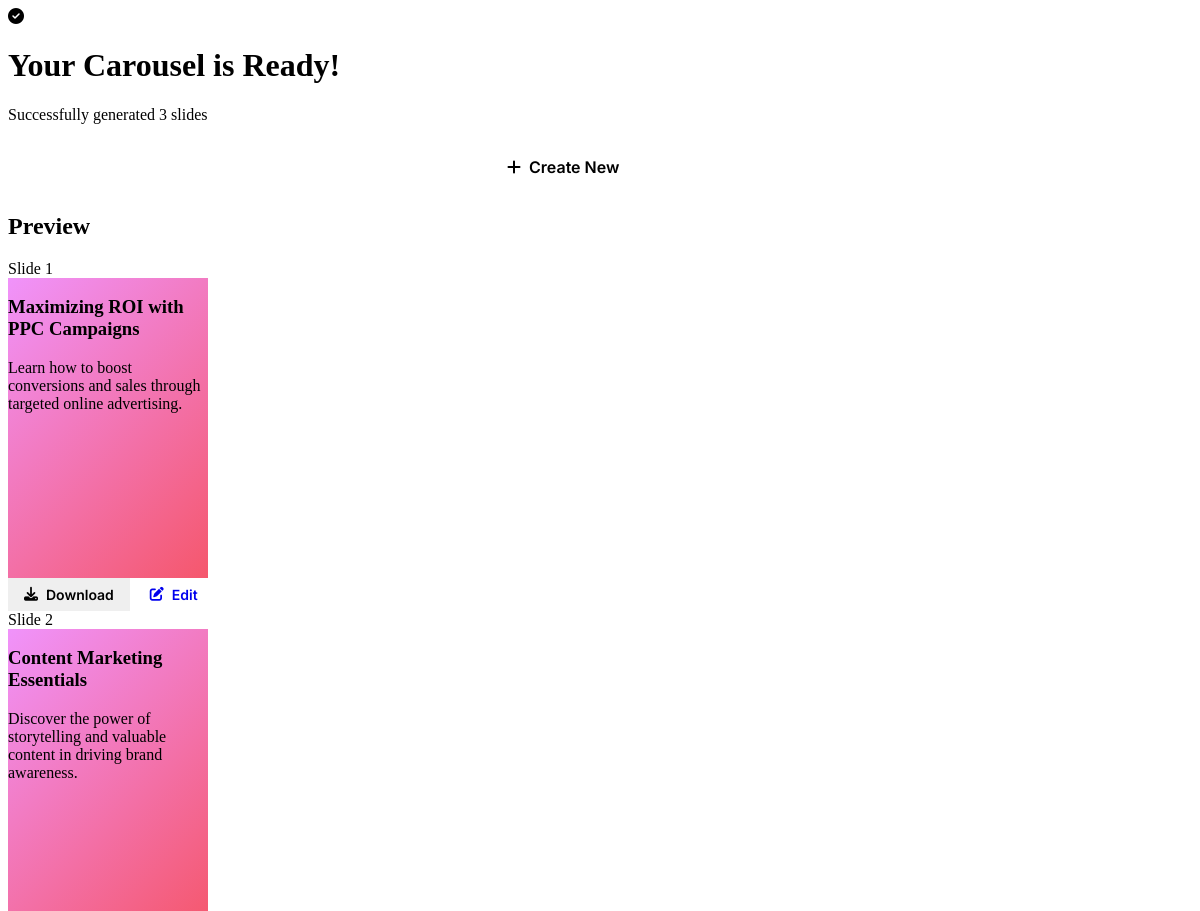
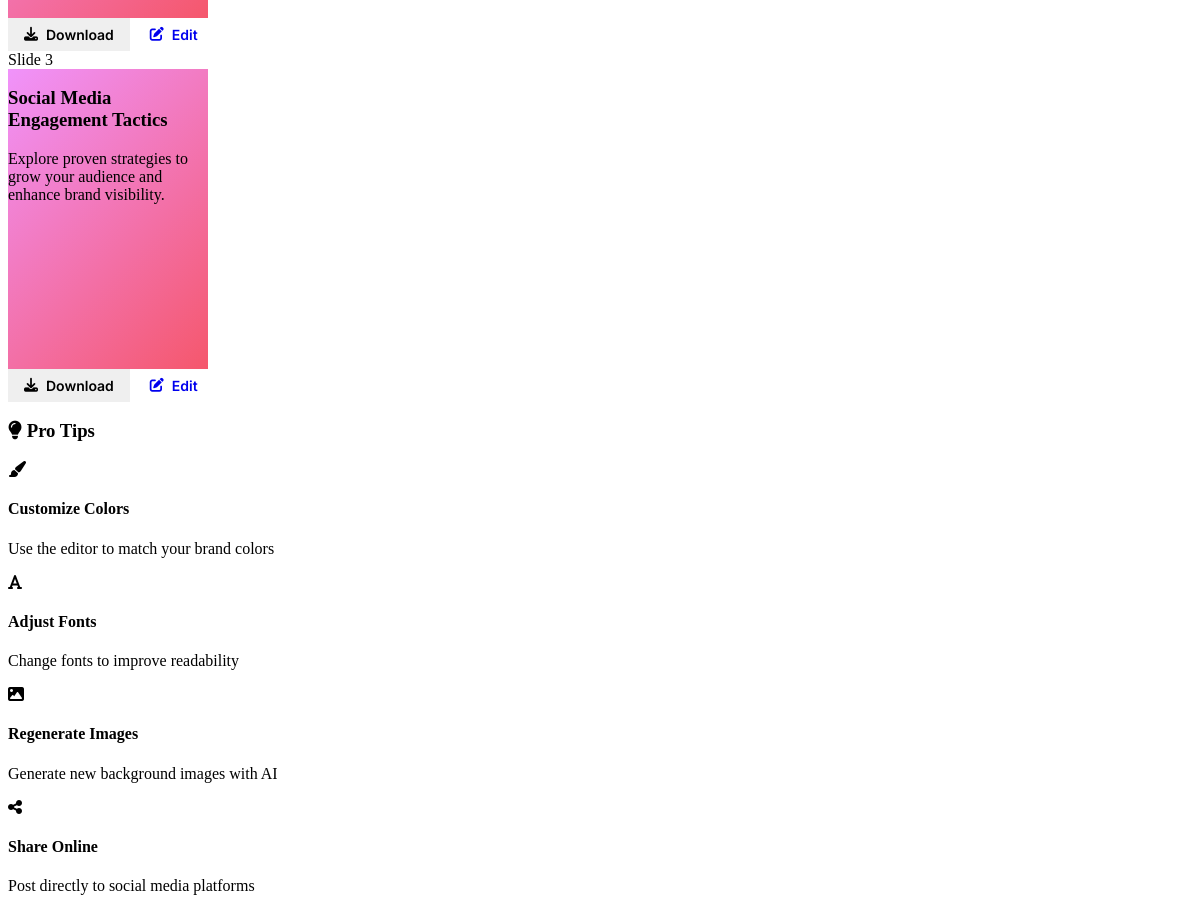
Screenshot of /result/2/ with the database file from the repository (2 pictures, top to bottom).
### api/models.py (models this page shows, shortened)
class Slide(models.Model):
    project = models.ForeignKey(CarouselProject, on_delete=models.CASCADE, related_name='slides')
    slide_number = models.IntegerField()
    title = models.TextField()
    description = models.TextField()
    image_prompt = models.TextField()
    background_color = models.CharField(max_length=20, default='#FFFFFF')
    font_color = models.CharField(max_length=20, default='#000000')
    generated_image = models.CharField(max_length=255, blank=True, null=True)
    created_at = models.DateTimeField(default=timezone.now)  # Use default instead of auto_now_add
    updated_at = models.DateTimeField(auto_now=True)
    class Meta:
        ordering = ['slide_number']

### api/views.py (the view)
# urls.py: path('result/<int:project_id>/', views.result, name='result'),
def result(request, project_id):
    try:
        project = CarouselProject.objects.get(id=project_id)
        slides = Slide.objects.filter(project=project).order_by('slide_number')
        slides_data = []
        for slide in slides:
            slide_dict = {
                'id': slide.id,
                'slide_number': slide.slide_number,
                'title': slide.title,
                'description': slide.description,
                'background_color': slide.background_color,
                'font_color': slide.font_color,
                'generated_image': slide.generated_image
            }
            if slide.generated_image:
                slide_dict['generated_image_url'] = f"{settings.MEDIA_URL}{slide.generated_image}"
            slides_data.append(slide_dict)
        return render(request, 'api/result.html', {
            'project_id': project_id,
            'slide_count': slides.count(),
            'slides': slides_data
        })
    except CarouselProject.DoesNotExist:
        return render(request, 'api/index.html')

### templates/api/result.html (shortened to what this page needs)
{% extends 'api/base.html' %}
{% load static %}
{% block content %}
<div class="result-container">
    <div class="result-header success">
        <i class="fas fa-check-circle"></i>
        <h1>Your Carousel is Ready!</h1>
        <p>Successfully generated {{ slide_count }} slides</p>
    </div>
    <div class="result-actions">
        <a href="/editor/{{ project_id }}/" class="btn btn-primary btn-large">
            <i class="fas fa-edit"></i> Edit Carousel
        </a>
        <button id="downloadAll" class="btn btn-success btn-large">
            <i class="fas fa-download"></i> Download All Slides
        </button>
        <a href="/" class="btn btn-secondary">
            <i class="fas fa-plus"></i> Create New
        </a>
    </div>
    <div class="slides-preview">
        <h2>Preview</h2>
        <div class="slides-grid">
            {% for slide in slides %}
            <div class="slide-card">
                <div class="slide-number">Slide {{ forloop.counter }}</div>
                <div class="slide-preview">
                    <h3>{{ slide.title }}</h3>
                    <p>{{ slide.description }}</p>
                </div>
                <div class="slide-actions">
                    <button class="btn btn-sm download-slide" data-slide="{{ forloop.counter }}">
                        <i class="fas fa-download"></i> Download
                    </button>
                    <a href="/editor/{{ project_id }}/?slide={{ forloop.counter }}" class="btn btn-sm">
                        <i class="fas fa-edit"></i> Edit
                    </a>
                </div>
            </div>
            {% endfor %}
        </div>
    </div>
    <div class="result-tips">
        <h3><i class="fas fa-lightbulb"></i> Pro Tips</h3>
        <div class="tips-grid">
            <div class="tip">
                <i class="fas fa-paint-brush"></i>
                <h4>Customize Colors</h4>
                <p>Use the editor to match your brand colors</p>
            </div>
            <div class="tip">
                <i class="fas fa-font"></i>
                <h4>Adjust Fonts</h4>
                <p>Change fonts to improve readability</p>
            </div>
            <div class="tip">
                <i class="fas fa-image"></i>
                <h4>Regenerate Images</h4>
                <p>Generate new background images with AI</p>
            </div>
            <div class="tip">
                <i class="fas fa-share-alt"></i>
                <h4>Share Online</h4>
                <p>Post directly to social media platforms</p>
            </div>
        </div>
    </div>
</div>
{% endblock %}

### static/css/style.css (style rules this page uses)
.slide-preview { width: 200px; height: 300px; background: white; border-radius: var(--border-radius); box-shadow: var(--shadow-lg); position: relative; overflow: hidden; }
.slide-preview:nth-child(2) { background: linear-gradient(135deg, #f093fb 0%, #f5576c 100%); }
.btn { padding: 0.75rem 1.5rem; border-radius: var(--border-radius); border: none; font-weight: 600; cursor: pointer; transition: all 0.3s; display: inline-flex; align-items: center; gap: 0.5rem; text-decoration: none; font-family: 'Inter', sans-serif; }
.btn-primary { background: linear-gradient(135deg, var(--primary), var(--secondary)); color: white; }
.btn-secondary { background: var(--light); color: var(--dark); border: 1px solid var(--light-gray); }
.btn-success { background: var(--success); color: white; }
.btn-large { padding: 1rem 2rem; font-size: 1.125rem; }
.btn-sm { padding: 0.5rem 1rem; font-size: 0.875rem; }

### rows the page displays
Slide: title "Maximizing ROI with PPC Campaigns", description "Learn how to boost conversions and sales through targeted online advertising."
Slide: title "Content Marketing Essentials", description "Discover the power of storytelling and valuable content in driving brand awareness."
Slide: title "Social Media Engagement Tactics", description "Explore proven strategies to grow your audience and enhance brand visibility."

### other values shown
{{ slide_count }} "3"
